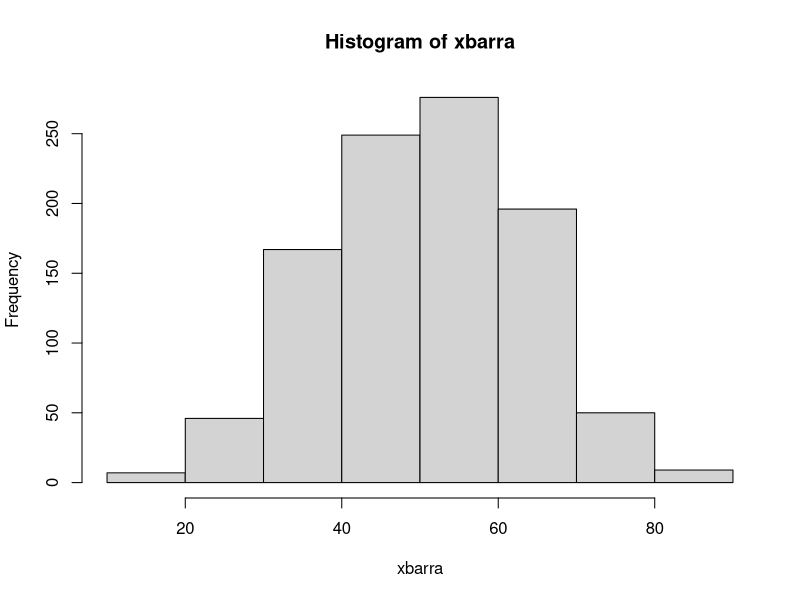
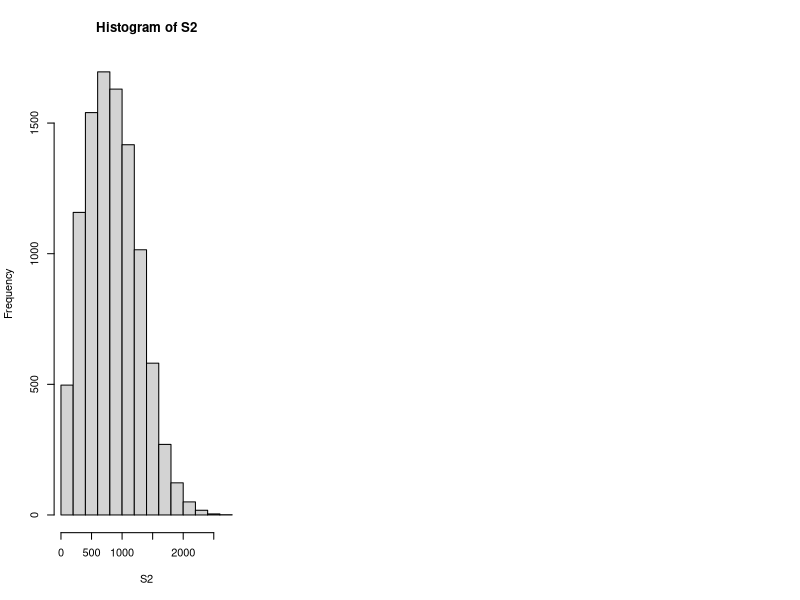

Reproduce these figures in R, in order.
###############################################################################
## MAT02023 - Inferencia A
## Aula 2

## Distribuicao amostral da media
xbarra=vector()
n=5  #tamanho da amostra
Rep=1000 #repeticoes de um experimento 
N=100
# populacao: numeros de 1 a N
# probabilidade P(X=x)=1/N

for(r in 1:Rep){
  x=sample(N,n,replace=TRUE)
  xbarra[r]=mean(x)
}
mean(xbarra) #media do xbarra
var(xbarra)  #Variancia do xbarra
hist(xbarra) #histograma do xbarra
#qual eh a distribuicao do xbarra?


# O que muda com o aumento do tamanho da amostra n?
par(mfrow=c(1,3))


###############################################################################
# Distribuicao amostral da variancia
S2=vector()
n=5  #tamanho da amostra
Rep=10000 #repeticoes de um experimento 
N=100
# populacao: numeros de 1 a N
# probabilidade P(X=x)=1/N

for(r in 1:Rep){
  x=sample(N,n,replace=TRUE)
  S2[r]=var(x)
}
mean(S2) #media do S2
var(S2)  #Variancia do S2
hist(S2) #histograma do S2
#qual eh a distribuicao do S2?




# O que muda com o aumento do tamanho da amostra n?


par(mfrow=c(1,3))